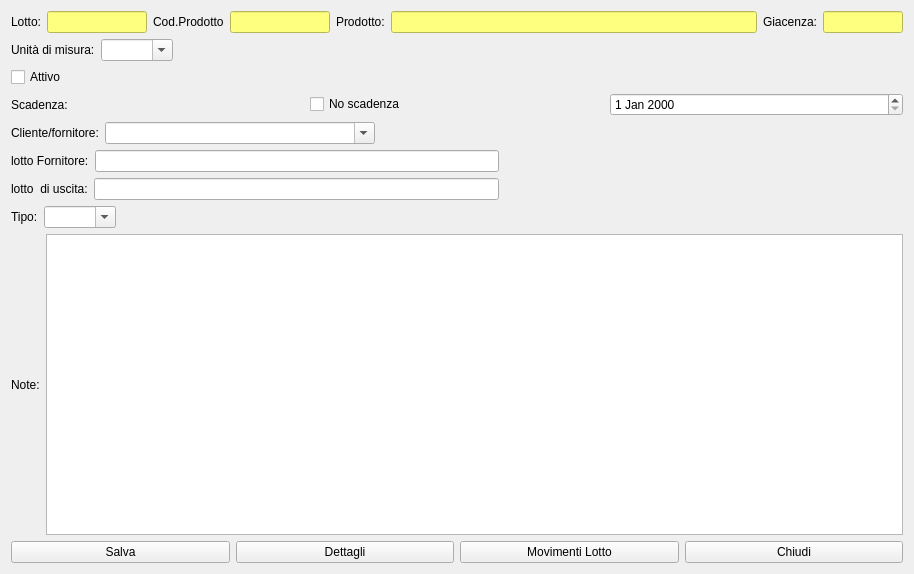
<?xml version="1.0" encoding="UTF-8"?>
<ui version="4.0">
 <class>HModifyLot</class>
 <widget class="QWidget" name="HModifyLot">
  <property name="windowModality">
   <enum>Qt::ApplicationModal</enum>
  </property>
  <property name="geometry">
   <rect>
    <x>0</x>
    <y>0</y>
    <width>914</width>
    <height>574</height>
   </rect>
  </property>
  <property name="sizePolicy">
   <sizepolicy hsizetype="Preferred" vsizetype="Fixed">
    <horstretch>0</horstretch>
    <verstretch>0</verstretch>
   </sizepolicy>
  </property>
  <property name="windowTitle">
   <string>Informazioni su lotto</string>
  </property>
  <property name="windowIcon">
   <iconset resource="icons.qrc">
    <normaloff>:/Resources/Wood-4-icon.png</normaloff>:/Resources/Wood-4-icon.png</iconset>
  </property>
  <layout class="QVBoxLayout" name="verticalLayout">
   <item>
    <layout class="QHBoxLayout" name="horizontalLayout_3">
     <item>
      <widget class="QLabel" name="label">
       <property name="maximumSize">
        <size>
         <width>40</width>
         <height>16777215</height>
        </size>
       </property>
       <property name="text">
        <string>Lotto:</string>
       </property>
      </widget>
     </item>
     <item>
      <widget class="QLineEdit" name="leLot">
       <property name="maximumSize">
        <size>
         <width>100</width>
         <height>16777215</height>
        </size>
       </property>
       <property name="styleSheet">
        <string notr="true">background-color: rgb(255, 255, 127);</string>
       </property>
       <property name="readOnly">
        <bool>true</bool>
       </property>
      </widget>
     </item>
     <item>
      <widget class="QLabel" name="label_12">
       <property name="text">
        <string>Cod.Prodotto</string>
       </property>
      </widget>
     </item>
     <item>
      <widget class="QLineEdit" name="leCodice">
       <property name="maximumSize">
        <size>
         <width>100</width>
         <height>16777215</height>
        </size>
       </property>
       <property name="styleSheet">
        <string notr="true">background-color: rgb(255, 255, 127);</string>
       </property>
       <property name="readOnly">
        <bool>true</bool>
       </property>
      </widget>
     </item>
     <item>
      <widget class="QLabel" name="label_3">
       <property name="maximumSize">
        <size>
         <width>50</width>
         <height>16777215</height>
        </size>
       </property>
       <property name="text">
        <string>Prodotto:</string>
       </property>
      </widget>
     </item>
     <item>
      <widget class="QLineEdit" name="leProd">
       <property name="maximumSize">
        <size>
         <width>16777215</width>
         <height>16777215</height>
        </size>
       </property>
       <property name="styleSheet">
        <string notr="true">background-color: rgb(255, 255, 127);</string>
       </property>
       <property name="readOnly">
        <bool>true</bool>
       </property>
      </widget>
     </item>
     <item>
      <widget class="QLabel" name="label_5">
       <property name="maximumSize">
        <size>
         <width>60</width>
         <height>16777215</height>
        </size>
       </property>
       <property name="text">
        <string>Giacenza:</string>
       </property>
      </widget>
     </item>
     <item>
      <widget class="QLineEdit" name="leGiac">
       <property name="maximumSize">
        <size>
         <width>80</width>
         <height>16777215</height>
        </size>
       </property>
       <property name="styleSheet">
        <string notr="true">background-color: rgb(255, 255, 127);</string>
       </property>
       <property name="readOnly">
        <bool>true</bool>
       </property>
      </widget>
     </item>
    </layout>
   </item>
   <item>
    <layout class="QHBoxLayout" name="horizontalLayout_9">
     <item>
      <widget class="QLabel" name="label_2">
       <property name="text">
        <string>Unità di misura:</string>
       </property>
      </widget>
     </item>
     <item>
      <widget class="QComboBox" name="cbUm">
       <property name="editable">
        <bool>true</bool>
       </property>
       <property name="insertPolicy">
        <enum>QComboBox::InsertAtBottom</enum>
       </property>
      </widget>
     </item>
     <item>
      <spacer name="horizontalSpacer_5">
       <property name="orientation">
        <enum>Qt::Horizontal</enum>
       </property>
       <property name="sizeHint" stdset="0">
        <size>
         <width>688</width>
         <height>20</height>
        </size>
       </property>
      </spacer>
     </item>
    </layout>
   </item>
   <item>
    <layout class="QGridLayout" name="gridLayout">
     <item row="1" column="2">
      <widget class="QDateEdit" name="deScad"/>
     </item>
     <item row="1" column="0">
      <widget class="QLabel" name="label_4">
       <property name="text">
        <string>Scadenza:</string>
       </property>
      </widget>
     </item>
     <item row="1" column="1">
      <widget class="QCheckBox" name="cbScad">
       <property name="text">
        <string>No scadenza</string>
       </property>
      </widget>
     </item>
     <item row="0" column="0">
      <widget class="QCheckBox" name="cbAttivo">
       <property name="text">
        <string>Attivo</string>
       </property>
      </widget>
     </item>
    </layout>
   </item>
   <item>
    <layout class="QHBoxLayout" name="horizontalLayout">
     <item>
      <widget class="QLabel" name="label_6">
       <property name="text">
        <string>Cliente/fornitore:</string>
       </property>
      </widget>
     </item>
     <item>
      <widget class="QComboBox" name="cbAnag">
       <property name="editable">
        <bool>true</bool>
       </property>
       <property name="insertPolicy">
        <enum>QComboBox::NoInsert</enum>
       </property>
       <property name="minimumContentsLength">
        <number>30</number>
       </property>
      </widget>
     </item>
     <item>
      <spacer name="horizontalSpacer">
       <property name="orientation">
        <enum>Qt::Horizontal</enum>
       </property>
       <property name="sizeHint" stdset="0">
        <size>
         <width>40</width>
         <height>20</height>
        </size>
       </property>
      </spacer>
     </item>
    </layout>
   </item>
   <item>
    <layout class="QHBoxLayout" name="horizontalLayout_4">
     <item>
      <widget class="QLabel" name="label_7">
       <property name="text">
        <string>lotto Fornitore:</string>
       </property>
      </widget>
     </item>
     <item>
      <widget class="QLineEdit" name="leLotFornitore"/>
     </item>
     <item>
      <spacer name="horizontalSpacer_2">
       <property name="orientation">
        <enum>Qt::Horizontal</enum>
       </property>
       <property name="sizeHint" stdset="0">
        <size>
         <width>40</width>
         <height>20</height>
        </size>
       </property>
      </spacer>
     </item>
    </layout>
   </item>
   <item>
    <layout class="QHBoxLayout" name="horizontalLayout_5">
     <item>
      <widget class="QLabel" name="label_8">
       <property name="text">
        <string>lotto  di uscita:</string>
       </property>
      </widget>
     </item>
     <item>
      <widget class="QLineEdit" name="leEan"/>
     </item>
     <item>
      <spacer name="horizontalSpacer_3">
       <property name="orientation">
        <enum>Qt::Horizontal</enum>
       </property>
       <property name="sizeHint" stdset="0">
        <size>
         <width>40</width>
         <height>20</height>
        </size>
       </property>
      </spacer>
     </item>
    </layout>
   </item>
   <item>
    <layout class="QHBoxLayout" name="horizontalLayout_6">
     <item>
      <widget class="QLabel" name="label_9">
       <property name="text">
        <string>Tipo:</string>
       </property>
      </widget>
     </item>
     <item>
      <widget class="QComboBox" name="cbtipo">
       <property name="editable">
        <bool>true</bool>
       </property>
       <property name="insertPolicy">
        <enum>QComboBox::NoInsert</enum>
       </property>
      </widget>
     </item>
     <item>
      <spacer name="horizontalSpacer_4">
       <property name="orientation">
        <enum>Qt::Horizontal</enum>
       </property>
       <property name="sizeHint" stdset="0">
        <size>
         <width>40</width>
         <height>20</height>
        </size>
       </property>
      </spacer>
     </item>
    </layout>
   </item>
   <item>
    <layout class="QHBoxLayout" name="horizontalLayout_7"/>
   </item>
   <item>
    <layout class="QHBoxLayout" name="horizontalLayout_8">
     <item>
      <widget class="QLabel" name="label_11">
       <property name="text">
        <string>Note:</string>
       </property>
      </widget>
     </item>
     <item>
      <widget class="QPlainTextEdit" name="ptNote"/>
     </item>
    </layout>
   </item>
   <item>
    <layout class="QHBoxLayout" name="horizontalLayout_2">
     <item>
      <widget class="QPushButton" name="pushButton">
       <property name="text">
        <string>Salva</string>
       </property>
       <property name="icon">
        <iconset resource="icons.qrc">
         <normaloff>:/Resources/save-icon.png</normaloff>:/Resources/save-icon.png</iconset>
       </property>
       <property name="iconSize">
        <size>
         <width>32</width>
         <height>32</height>
        </size>
       </property>
      </widget>
     </item>
     <item>
      <widget class="QPushButton" name="pbComposizione">
       <property name="text">
        <string>Dettagli</string>
       </property>
       <property name="icon">
        <iconset resource="icons.qrc">
         <normaloff>:/Resources/Bar-chart64.png</normaloff>:/Resources/Bar-chart64.png</iconset>
       </property>
       <property name="iconSize">
        <size>
         <width>32</width>
         <height>32</height>
        </size>
       </property>
      </widget>
     </item>
     <item>
      <widget class="QPushButton" name="pbLotOperations">
       <property name="text">
        <string>Movimenti Lotto</string>
       </property>
       <property name="icon">
        <iconset resource="icons.qrc">
         <normaloff>:/Resources/Wood-4-icon.png</normaloff>:/Resources/Wood-4-icon.png</iconset>
       </property>
       <property name="iconSize">
        <size>
         <width>32</width>
         <height>32</height>
        </size>
       </property>
      </widget>
     </item>
     <item>
      <widget class="QPushButton" name="pbClose">
       <property name="text">
        <string>Chiudi</string>
       </property>
       <property name="icon">
        <iconset resource="icons.qrc">
         <normaloff>:/Resources/Actions-window-close-icon.png</normaloff>:/Resources/Actions-window-close-icon.png</iconset>
       </property>
       <property name="iconSize">
        <size>
         <width>32</width>
         <height>32</height>
        </size>
       </property>
      </widget>
     </item>
    </layout>
   </item>
  </layout>
 </widget>
 <resources>
  <include location="icons.qrc"/>
 </resources>
 <connections/>
</ui>
